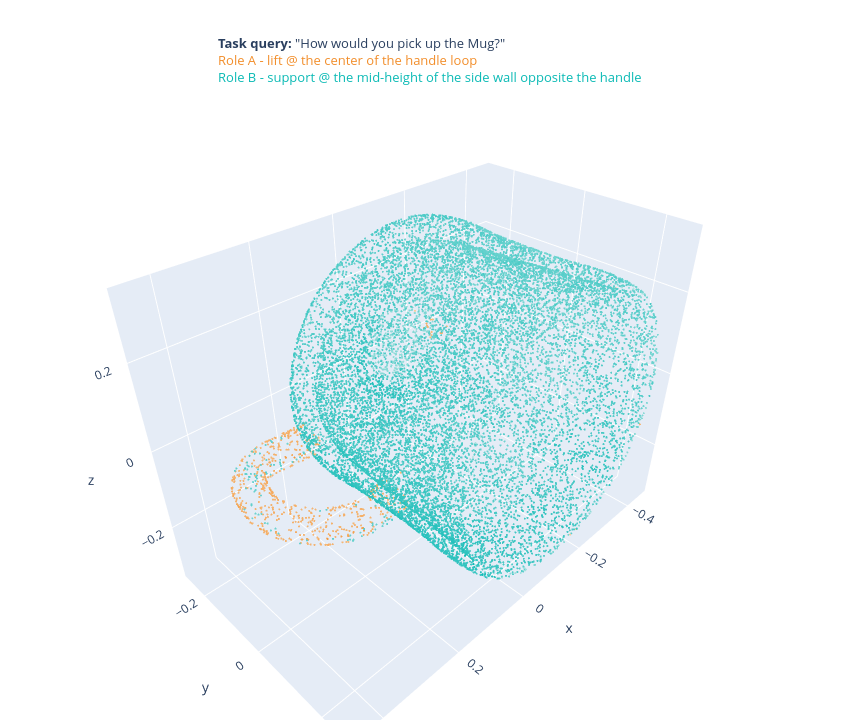

Write notebook code for a chart like this one.
### Markdown cell above
## 5.5 · Resolve the two-role overlap → two distinct regions
Molmo grounds each role's contact_region independently, so a **symmetric co-lift** (both hands on the
body's opposite faces) collapses onto one region, and an **asymmetric** grasp can overlap at the part
boundary. `sra.partition_two_roles` fixes this with a structure-driven split keyed on whether the two
roles target the SAME part: same part → union + split into two opposite halves; different parts → make
disjoint. Compare against the raw figure above.

### Code cell
scoreA_p, scoreB_p = sra.partition_two_roles(scoreA, scoreB, roleA, roleB, xyz)
two_role_fig(xyz, scoreA_p, scoreB_p,
             f"{roleA['role']} @ {roleA['contact_region']}",
             f"{roleB['role']} @ {roleB['contact_region']}",
             query["query"]).show()

### Figure 1 — Plotly figure (JSON) as saved in the notebook; plotly's stock layout.template omitted (floating-point values rounded to 4 significant figures; data arrays with more than 128 entries replaced by an {"elided": "..."} marker saying what was removed)
{"data": [{"hoverinfo": "skip", "marker": {"color": "lightgrey", "opacity": 0.25, "size": 1.2}, "mode": "markers", "name": "object", "type": "scatter3d", "x": {"elided": "16384 float values"}, "y": {"elided": "16384 float values"}, "z": {"elided": "16384 float values"}}, {"marker": {"cmax": 0.9624, "cmin": 0.15, "color": {"elided": "619 float values"}, "colorscale": [[0, "#FBDDB6"], [1, "#F28E2B"]], "opacity": 0.9, "size": 1.2}, "mode": "markers", "name": "lift @ the center of the handle loop", "type": "scatter3d", "x": {"elided": "619 float values"}, "y": {"elided": "619 float values"}, "z": {"elided": "619 float values"}}, {"marker": {"cmax": 0.9463, "cmin": 0.15, "color": {"elided": "15757 float values"}, "colorscale": [[0, "#BFE9E6"], [1, "#0ABAB5"]], "opacity": 0.9, "size": 1.2}, "mode": "markers", "name": "support @ the mid-height of the side wall opposite the handle", "type": "scatter3d", "x": {"elided": "15757 float values"}, "y": {"elided": "15757 float values"}, "z": {"elided": "15757 float values"}}], "layout": {"annotations": [{"align": "left", "font": {"size": 13}, "showarrow": false, "text": "<b>Task query:</b> \"How would you pick up the Mug?\"<br><span style='color:#F28E2B'>Role A - lift @ the center of the handle loop</span><br><span style='color:#0ABAB5'>Role B - support @ the mid-height of the side wall opposite the handle</span>", "x": 0.5, "xanchor": "center", "xref": "paper", "y": 1.02, "yanchor": "bottom", "yref": "paper"}], "height": 720, "margin": {"b": 0, "l": 0, "r": 0, "t": 100}, "scene": {"aspectmode": "data"}, "showlegend": false, "width": 860}}
